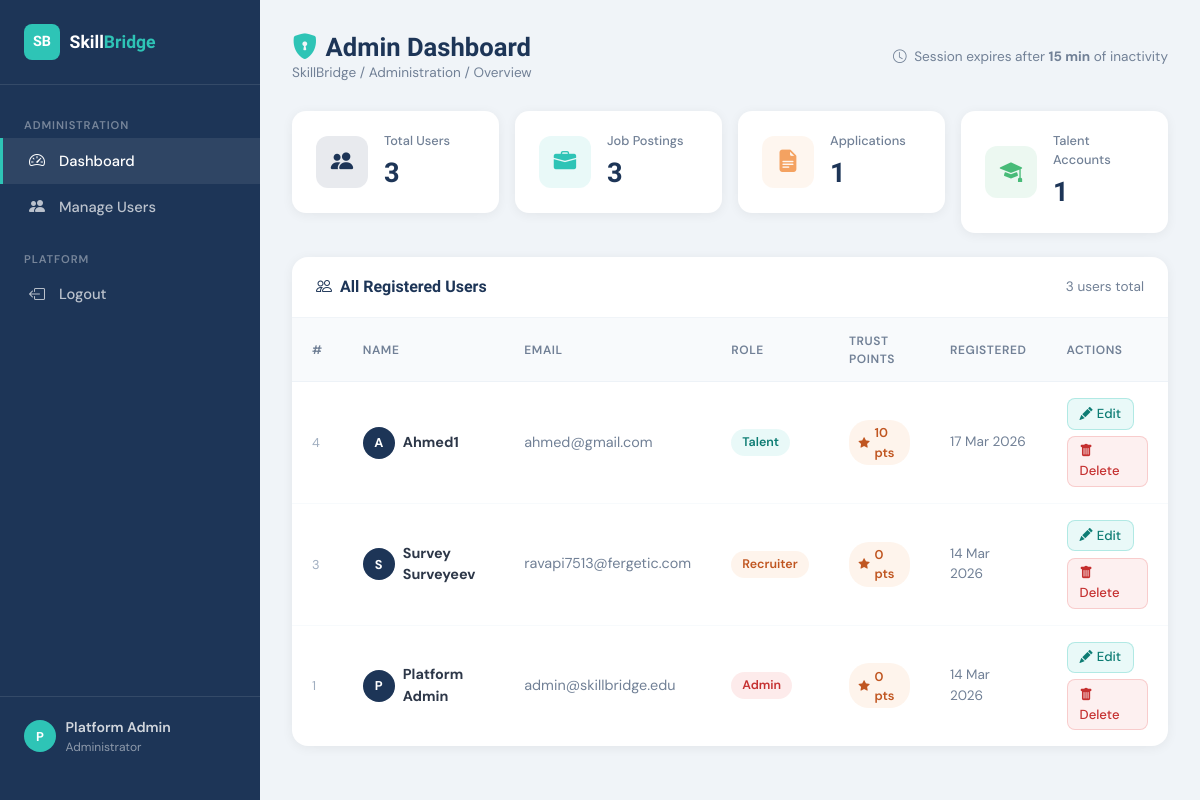
Page /admin_dashboard.php (signed in) on the committed database.
### tables this page shows
CREATE TABLE `users` (
  `id` int(11) NOT NULL,
  `name` varchar(150) NOT NULL,
  `email` varchar(200) NOT NULL,
  `password` varchar(255) NOT NULL,
  `role` enum('admin','talent','recruiter') NOT NULL DEFAULT 'talent',
  `trust_points` int(11) NOT NULL DEFAULT 0,
  `profile_resume` varchar(300) DEFAULT NULL,
  `created_at` datetime NOT NULL DEFAULT current_timestamp()
);

### admin_dashboard.php (the view, shortened to what this page needs)
<?php
require_once 'db_connect.php';
$users_result = mysqli_query($conn, "SELECT id, name, email, role, trust_points, created_at FROM users ORDER BY created_at DESC");
$stats = [];
$r = mysqli_query($conn, "SELECT COUNT(*) as count FROM users");
$stats['total_users'] = mysqli_fetch_assoc($r)['count'];
$r = mysqli_query($conn, "SELECT COUNT(*) as count FROM jobs");
$stats['total_jobs'] = mysqli_fetch_assoc($r)['count'];
$r = mysqli_query($conn, "SELECT COUNT(*) as count FROM applications");
$stats['total_applications'] = mysqli_fetch_assoc($r)['count'];
$r = mysqli_query($conn, "SELECT COUNT(*) as count FROM users WHERE role = 'talent'");
$stats['total_talent'] = mysqli_fetch_assoc($r)['count'];
?>
<!DOCTYPE html>
<html lang="en">
<head>
    <link href="https://cdn.jsdelivr.net/npm/bootstrap@5.3.2/dist/css/bootstrap.min.css" rel="stylesheet">
    <link rel="stylesheet" href="https://cdn.jsdelivr.net/npm/bootstrap-icons@1.11.3/font/bootstrap-icons.min.css">
</head>
<body>
<aside class="sidebar">
    <div class="sidebar-brand">
        <div class="logo-icon">SB</div>
        <div class="logo-text">Skill<span>Bridge</span></div>
    </div>
    <nav class="sidebar-nav">
        <div class="nav-section-title">Administration</div>
        <a href="admin_dashboard.php" class="nav-link-item active" id="nav-adash">
            <i class="bi bi-speedometer2"></i> Dashboard
        </a>
        <div class="nav-link-item" id="nav-ausers" onclick="scrollToSection('users-table','nav-ausers')">
            <i class="bi bi-people-fill"></i> Manage Users
        </div>
        <div class="nav-section-title" style="margin-top:0.5rem;">Platform</div>
        <a href="logout.php" class="nav-link-item">
            <i class="bi bi-box-arrow-left"></i> Logout
        </a>
    </nav>
    <div class="sidebar-footer">
        <div class="user-chip">
            <div class="user-avatar"><?= strtoupper(substr($_SESSION['user_name'], 0, 1)) ?></div>
            <div>
                <div style="font-weight:600; font-size:0.88rem;"><?= htmlspecialchars($_SESSION['user_name']) ?></div>
                <div style="font-size:0.75rem; color:rgba(255,255,255,0.5);">Administrator</div>
            </div>
        </div>
    </div>
</aside>
<main class="main-content">
    <div class="page-header">
        <div>
            <h2><i class="bi bi-shield-lock-fill me-2" style="color:var(--accent)"></i>Admin Dashboard</h2>
            <div class="breadcrumb">SkillBridge / Administration / Overview</div>
        </div>
        <div style="font-size:0.85rem; color:#718096;">
            <i class="bi bi-clock me-1"></i>
            Session expires after <strong>15 min</strong> of inactivity
        </div>
    </div>
    <div class="row g-3 mb-4">
        <div class="col-md-3 col-sm-6">
            <div class="stat-card">
                <div class="stat-icon blue"><i class="bi bi-people-fill"></i></div>
                <div>
                    <div class="stat-label">Total Users</div>
                    <div class="stat-value"><?= $stats['total_users'] ?></div>
                </div>
            </div>
        </div>
        <div class="col-md-3 col-sm-6">
            <div class="stat-card">
                <div class="stat-icon teal"><i class="bi bi-briefcase-fill"></i></div>
                <div>
                    <div class="stat-label">Job Postings</div>
                    <div class="stat-value"><?= $stats['total_jobs'] ?></div>
                </div>
            </div>
        </div>
        <div class="col-md-3 col-sm-6">
            <div class="stat-card">
                <div class="stat-icon orange"><i class="bi bi-file-earmark-text-fill"></i></div>
                <div>
                    <div class="stat-label">Applications</div>
                    <div class="stat-value"><?= $stats['total_applications'] ?></div>
                </div>
            </div>
        </div>
        <div class="col-md-3 col-sm-6">
            <div class="stat-card">
                <div class="stat-icon green"><i class="bi bi-mortarboard-fill"></i></div>
                <div>
                    <div class="stat-label">Talent Accounts</div>
                    <div class="stat-value"><?= $stats['total_talent'] ?></div>
                </div>
            </div>
        </div>
    </div>
    <div class="data-card" id="users-table">
        <div class="data-card-header">
            <h5><i class="bi bi-people me-2"></i>All Registered Users</h5>
            <span style="font-size:0.85rem; color:#718096;">
                <?= mysqli_num_rows($users_result) ?> users total
            </span>
        </div>
        <div class="table-responsive">
            <table>
                <thead>
                    <tr>
                        <th>#</th>
                        <th>Name</th>
                        <th>Email</th>
                        <th>Role</th>
                        <th>Trust Points</th>
                        <th>Registered</th>
                        <th>Actions</th>
                    </tr>
                </thead>
                <tbody>
                    <?php
                    if (mysqli_num_rows($users_result) > 0):
                        while ($user = mysqli_fetch_assoc($users_result)):
                            $badge_class = 'badge-' . $user['role'];
                    ?>
                    <tr>
                        <td style="color:#a0aec0; font-size:0.8rem;"><?= $user['id'] ?></td>
                        <td>
                            <div style="display:flex; align-items:center; gap:0.5rem;">
                                <div style="width:32px; height:32px; background:var(--primary); border-radius:50%; display:flex; align-items:center; justify-content:center; color:white; font-size:0.8rem; font-weight:700; flex-shrink:0;">
                                    <?= strtoupper(substr($user['name'], 0, 1)) ?>
                                </div>
                                <strong><?= htmlspecialchars($user['name']) ?></strong>
                            </div>
                        </td>
                        <td style="color:#718096;"><?= htmlspecialchars($user['email']) ?></td>
                        <td>
                            <span class="badge-role <?= $badge_class ?>">
                                <?= ucfirst($user['role']) ?>
                            </span>
                        </td>
                        <td>
                            <span class="trust-pill">
                                <i class="bi bi-star-fill" style="font-size:0.7rem;"></i>
                                <?= (int)$user['trust_points'] ?> pts
                            </span>
                        </td>
                        <td style="color:#718096; font-size:0.85rem;">
                            <?= date('d M Y', strtotime($user['created_at'])) ?>
                        </td>
                        <td>
                            <div style="display:flex; gap:0.4rem; flex-wrap:wrap;">
                                <button
                                    class="btn-edit"
                                    data-bs-toggle="modal"
                                    data-bs-target="#editModal"
                                    data-id="<?= $user['id'] ?>"
                                    data-name="<?= htmlspecialchars($user['name']) ?>"
                                    data-email="<?= htmlspecialchars($user['email']) ?>"
                                    data-role="<?= $user['role'] ?>"
                                >
                                    <i class="bi bi-pencil-fill me-1"></i>Edit
                                </button>
                                <?php if ($user['id'] !== (int)$_SESSION['user_id']): ?>
                                <a
                                    href="admin_dashboard.php?action=delete&id=<?= $user['id'] ?>"
                                    class="btn-delete"
                                    onclick="return confirm('Are you sure you want to DELETE user \'<?= addslashes($user['name']) ?>\'? This action cannot be undone.');"
                                >
                                    <i class="bi bi-trash-fill me-1"></i>Delete
                                </a>
                                <?php else: ?>
                                    <span style="font-size:0.78rem; color:#a0aec0;">(You)</span>
                                <?php endif; ?>
                            </div>
                        </td>
                    </tr>
                    <?php
                        endwhile;
                    endif; ?>
                </tbody>
            </table>
        </div>
    </div>
</main>
</body>
</html>

### rows in the picture
users: id "4", name "A", name "Ahmed1", email "ahmed@gmail.com", role "Talent", trust_points "10", created_at "17 Mar 2026"
users: id "3", name "S", name "Survey Surveyeev", email "ravapi7513@fergetic.com", role "Recruiter", trust_points "0", created_at "14 Mar 2026"
users: id "1", name "P", name "Platform Admin", email "admin@skillbridge.edu", role "Admin", trust_points "0", created_at "14 Mar 2026"

### other values in the picture
substr($_SESSION['user_name'], 0, 1) "P"
$_SESSION['user_name'] "Platform Admin"
$stats['total_users'] "3"
$stats['total_jobs'] "3"
$stats['total_applications'] "1"
$stats['total_talent'] "1"
mysqli_num_rows($users_result) "3"
